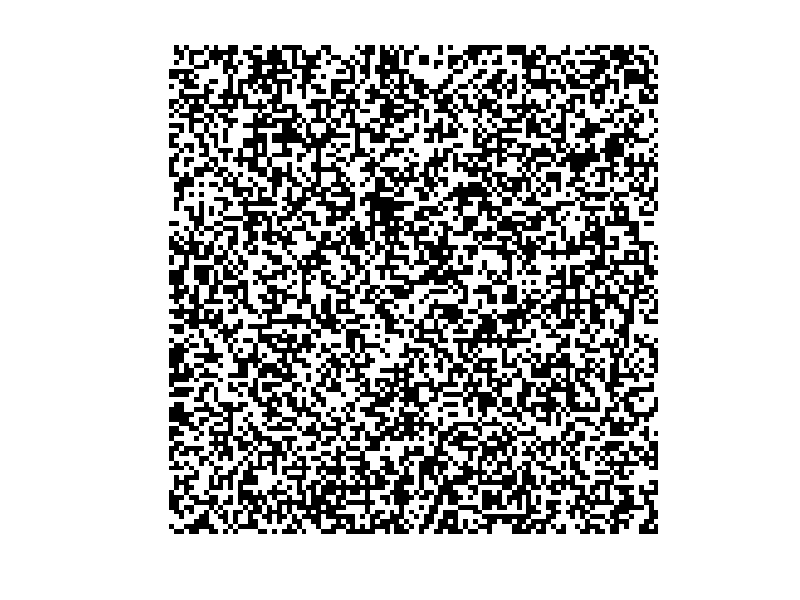

Here is the MATLAB script that generated this plot:
% x=100*rand(1,4);
% y=100*rand(1,4);
% x(end+1)=x(1);
% y(end+1)=y(1);
% bw=poly2mask(x,y,100,100);
% imshow(bw)
% hold on
% plot(x,y,'g','LineWidth',6)
% hold off
%
m=100;n=100;
Rand_Mask=rand(m,n);
I_Count=0;
for Row=1:m
    for Clo=1:n
        if (Rand_Mask(Row,Clo)>=0.5)
            Rand_Mask(Row,Clo)=255;
            I_Count=I_Count+1;
        else 
            Rand_Mask(Row,Clo)=0;
        end
    end
end
imshow(Rand_Mask)
Percent=I_Count/(m*n)